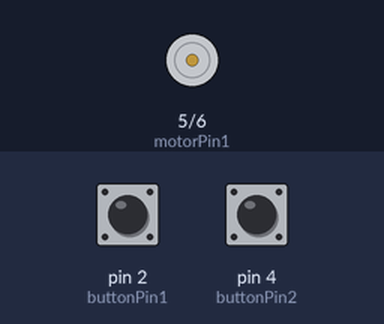
Recording of a program running on a simulated Arduino Uno, built with avr-gcc and run on an emulated ATmega328P. Parts: motor-driver pin pairs drawn as motors (green arrow = first pin HIGH = forward, orange = second pin HIGH = backward, longer = more drive). The inputs (shaded band) are chosen by the test bench; at power-on: pin 2 (buttonPin1) LOW, pin 4 (buttonPin2) LOW.

Above: at 1.2 s.
1.3 s: pin 2 (buttonPin1) pulled HIGH for 0.15 s
At 2.4 s:
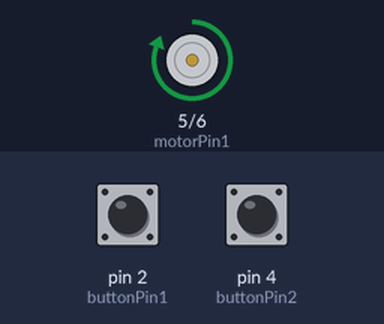
2.9 s: pin 4 (buttonPin2) pulled HIGH for 0.15 s
At 3.6 s:
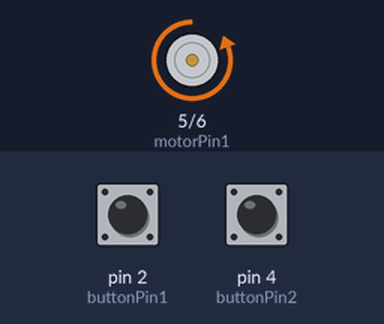
4.5 s: pin 2 (buttonPin1) pulled HIGH for 1 s
At 4.9 s:
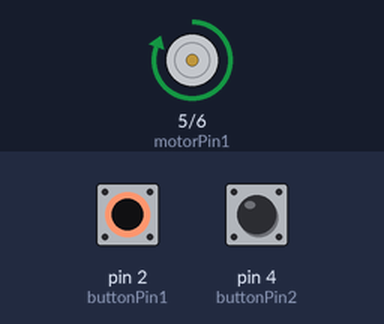
7.0 s: pin 4 (buttonPin2) pulled HIGH for 1 s
At 8.0 s:
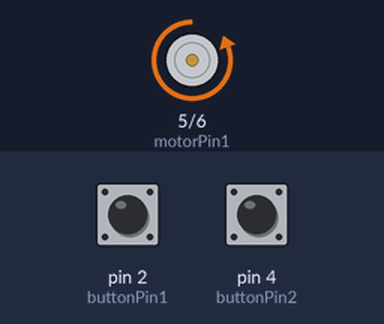
9.5 s: pin 2 (buttonPin1) driven HIGH and pin 4 (buttonPin2) driven HIGH
At 10.7 s:
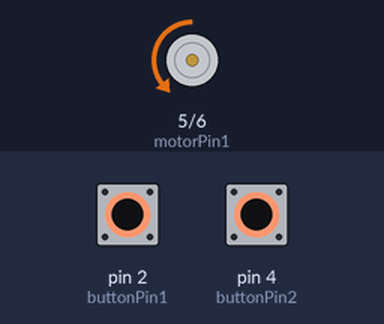
11.0 s: pin 2 (buttonPin1) driven LOW
At 12.0 s:
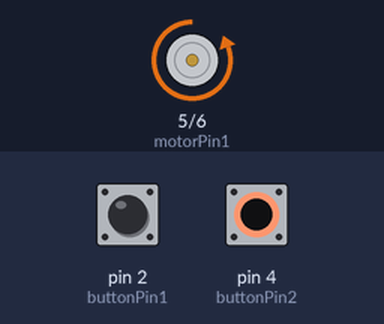
Timing chart, 0 to 13.5 s (numbered marks = the images above; inputs shaded):
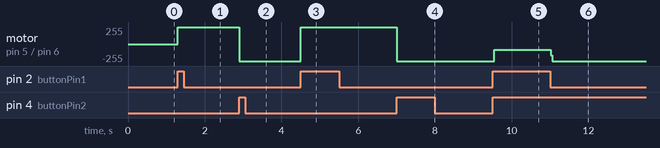

Measured:
- after the input at 1.3 s, motor on pin 5 (motorPin1) / pin 6 (motorPin2): stopped → forward 255/255 at once
- after the input at 2.9 s, motor on pin 5 (motorPin1) / pin 6 (motorPin2): forward 255/255 → backward 255/255 at once
- after the input at 4.5 s, motor on pin 5 (motorPin1) / pin 6 (motorPin2): backward 255/255 → forward 255/255 at once
- after the input at 7.0 s, motor on pin 5 (motorPin1) / pin 6 (motorPin2): forward 255/255 → backward 255/255 at once
- after the input at 9.5 s, motor on pin 5 (motorPin1) / pin 6 (motorPin2): backward 255/255 → backward 83/255 at once
- after the input at 11.0 s, motor on pin 5 (motorPin1) / pin 6 (motorPin2): backward 83/255 → backward 255/255 at once

The program:

main.cpp
```cpp
#include <Arduino.h>

//CW is clock wise
//CCW is counter clockwise

//L293D motor driver is used


const int motorPin1  = 5;  // Pin 14 of L293
const int motorPin2  = 6;  // Pin 10 of L293
const int buttonPin1 = 2;     // the number of the pushbutton pin CW
const int buttonPin2 = 4;     // the number of the pushbutton pin CCW

int buttonState1 = 0;         // variable for reading the pushbutton status CW
int buttonState2 = 0;         // variable for reading the pushbutton status CCW

void setup(){
     //Set pins as outputs
    pinMode(motorPin1, OUTPUT);
    pinMode(motorPin2, OUTPUT);
    pinMode(buttonPin1, INPUT); //CW
    pinMode(buttonPin2, INPUT); //CCW
  }

void loop(){
  // read the state of the pushbutton value:
  buttonState1 = digitalRead(buttonPin1); //CW
  buttonState2 = digitalRead(buttonPin2);//CCW

  // check if the pushbutton is pressed. If it is, the buttonState is HIGH:
  if (buttonState1 == HIGH) { //CW
    digitalWrite(motorPin1, HIGH);
    digitalWrite(motorPin2, LOW);
  }
 if (buttonState2 == HIGH) {//CCW
    digitalWrite(motorPin1, LOW);
    digitalWrite(motorPin2, HIGH);
  }
}
```
